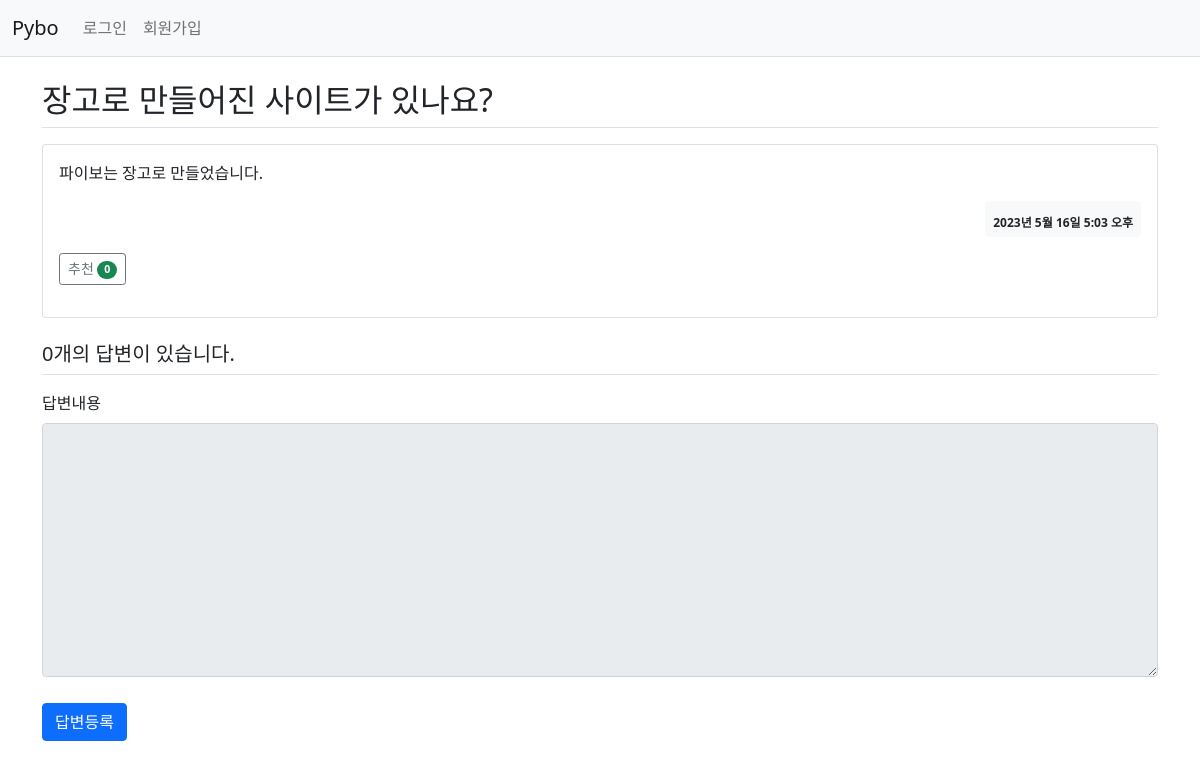
The page /3/ on the database as committed earlier.
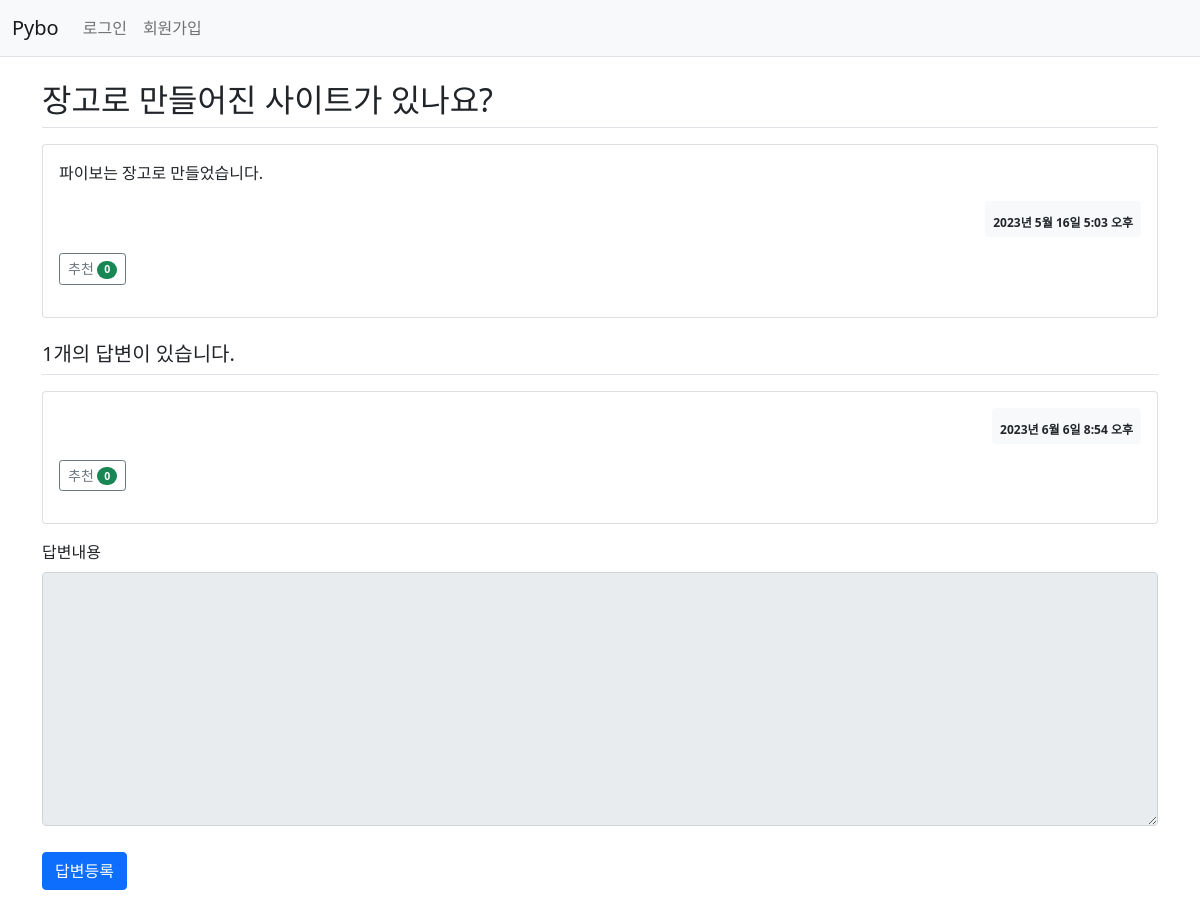
The same page on the database as committed later.
### pybo/models.py (models this page shows, shortened)
class Question(models.Model):
    author = models.ForeignKey(User, on_delete=models.CASCADE, related_name='author_question')
    subject = models.CharField(max_length=200)
    content = models.TextField()
    create_date = models.DateTimeField()
    modify_date = models.DateTimeField(null=True, blank=True)
    voter = models.ManyToManyField(User, related_name='voter_question')

class Answer(models.Model):
    author = models.ForeignKey(User, on_delete=models.CASCADE, related_name='author_answer')
    question = models.ForeignKey(Question, on_delete=models.CASCADE)
    content = models.TextField()
    create_date = models.DateTimeField()
    modify_date = models.DateTimeField(null=True, blank=True)
    voter = models.ManyToManyField(User, related_name='voter_answer')

### pybo/views/base_views.py (the view)
def detail(request, question_id):
    question = get_object_or_404(Question, pk=question_id)
    context = {'question': question}
    return render(request, 'pybo/question_detail.html', context)

### pybo/templatetags/pybo_filter.py (called while the page is built)
@register.filter
def mark(value):
    extensions = ["nl2br", "fenced_code"]
    return mark_safe(markdown.markdown(value, extensions=extensions))

### templates/pybo/question_detail.html (shortened to what this page needs)
{% extends 'base.html' %}
{% load pybo_filter %}
{% block content %}
<div class="container my-3">
    <h2 class="border-bottom py-2">{{ question.subject }}</h2>
    <div class="card my-3">
        <div class="card-body">
            <div class="card-text">{{ question.content|mark }}</div>
            <div class="d-flex justify-content-end">
                <div class="badge bg-light text-dark p-2 text-start">
                    <div>{{ question.create_date }}</div>
                </div>
            </div>
            <div class="my-3">
                <a href="javascript:void(0)" data-uri="{% url 'pybo:question_vote' question.id  %}"
                   class="recommend btn btn-sm btn-outline-secondary"> 추천
                    <span class="badge rounded-pill bg-success">{{question.voter.count}}</span>
                </a>
            </div>
        </div>
    </div>
    <h5 class="border-bottom my-3 py-2">{{question.answer_set.count}}개의 답변이 있습니다.</h5>
    {% for answer in question.answer_set.all %}
    <div class="card my-3">
        <div class="card-body">
            <div class="d-flex justify-content-end">
                <div class="badge bg-light text-dark p-2 text-start">
                    <div>{{ answer.create_date }}</div>
                </div>
            </div>
            <div class="my-3">
                <a href="javascript:void(0)" data-uri="{% url 'pybo:answer_vote' answer.id  %}"
                   class="recommend btn btn-sm btn-outline-secondary"> 추천
                    <span class="badge rounded-pill bg-success">{{answer.voter.count}}</span>
                </a>
            </div>
        </div>
    </div>
    {% endfor %}
    <form action="{% url 'pybo:answer_create' question.id %}" method="post" class="my-3">
        <div class="mb-3">
            <label for="content" class="form-label">답변내용</label>
            <textarea {% if not user.is_authenticated %}disabled{% endif %}
                      name="content" id="content" class="form-control" rows="10"></textarea>
        </div>
        <input type="submit" value="답변등록" class="btn btn-primary">
    </form>
</div>
{% endblock %}

### templates/base.html (shortened to what this page needs)
{% load static %}
<!doctype html>
<html lang="ko">
<head>
    <link rel="stylesheet" type="text/css" href="{% static 'bootstrap.min.css' %}">
    <link rel="stylesheet" type="text/css" href="{% static 'style.css' %}">
</head>
<body>
{% include "navbar.html" %}
{% block content %}
{% endblock %}
</body>
</html>

### templates/navbar.html (shortened to what this page needs)
<nav class="navbar navbar-expand-lg navbar-light bg-light border-bottom">
    <div class="container-fluid">
        <a class="navbar-brand" href="{% url 'pybo:index' %}">Pybo</a>
        <div class="collapse navbar-collapse" id="navbarSupportedContent">
            <ul class="navbar-nav me-auto mb-2 mb-lg-0">
                <li class="nav-item">
                    {% if user.is_authenticated %}
                    <a class="nav-link" href="{% url 'common:logout' %}">{{ user.username }} (로그아웃)</a>
                    {% else %}
                    <a class="nav-link" href="{% url 'common:login' %}">로그인</a>
                    {% endif %}
                </li>
                <li>
                    {% if not user.is_authenticated %}
                    <a class="nav-link" href="{% url 'common:signup' %}">회원가입</a>
                    {% endif %}
                </li>
            </ul>
        </div>
    </div>
</nav>

### static/style.css (style rules this page uses)
textarea { width:100%; }
input[type=submit] { margin-top:10px; }

Rows that differ between the two databases and show on the page:
computed for Question "장고로 만들어진 사이트가 있나요?": answer_set.count "0" → "1"
added Answer: create_date "2023년 6월 6일 8:54 오후", voter.count "0"
